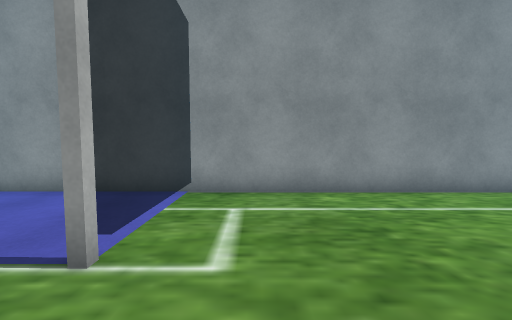
View 1 (above)

23 first-person views from a walk through a Unity game level. The camera is 1.3 m above the floor, tilts 4° down and sees 90° across. The floor is counted in squares, 1 m on a side. Each view is taken from the middle of a square. On the plan, view 1 faces up. The plan holds only what a view shows up to about 13 squares ahead; the rest is blank. The player is left out. Some surface patterns are stand-ins.

View 2
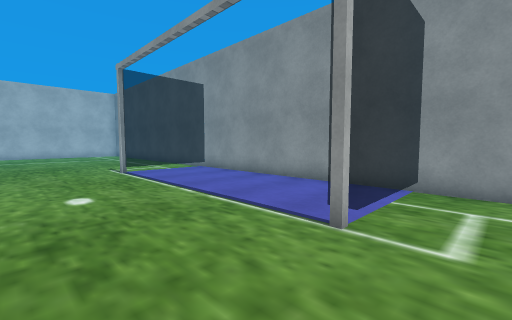

View 3
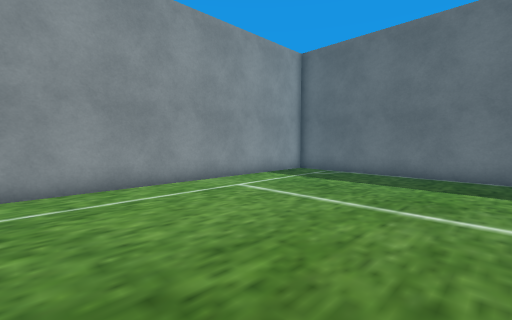

View 4
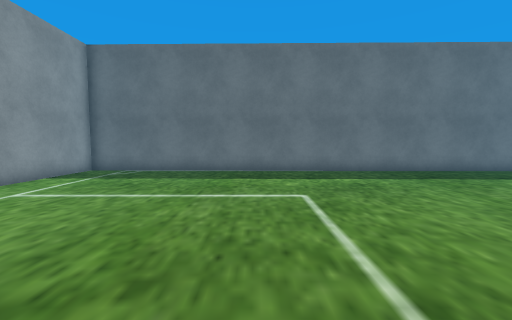

View 5
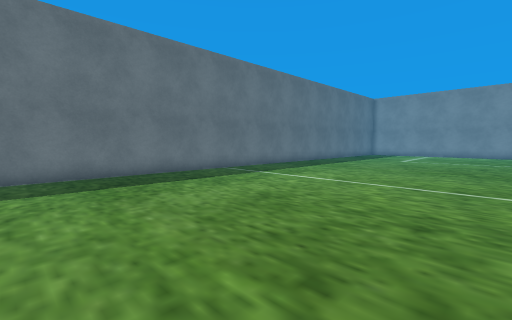

View 6
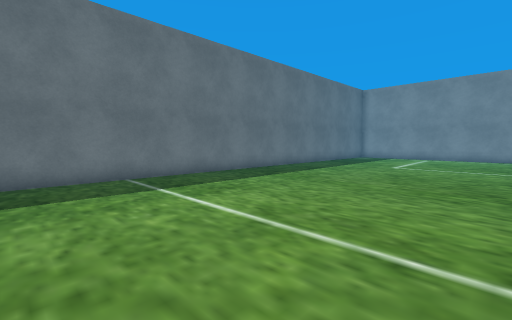

View 7
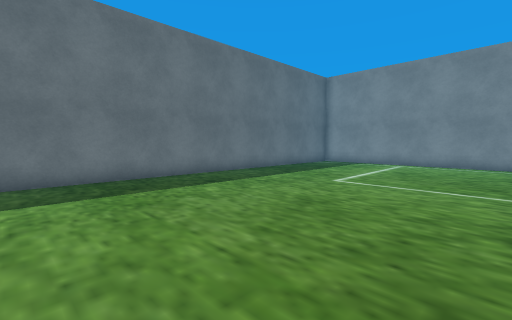

View 8
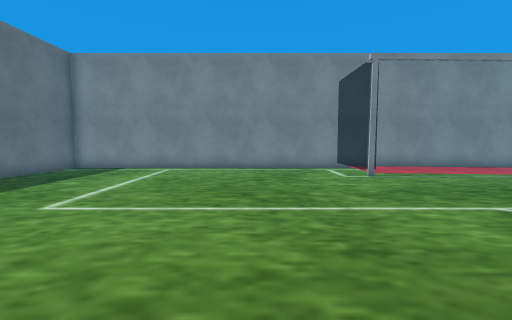

View 9
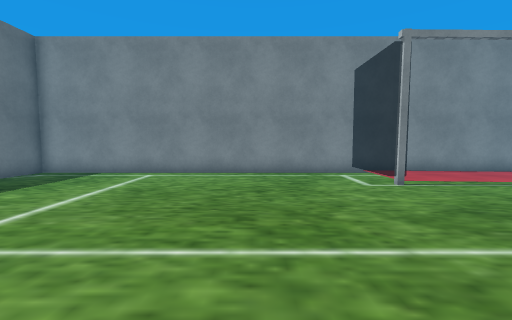

View 10
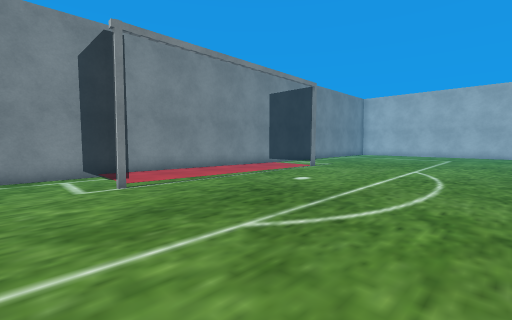

View 11
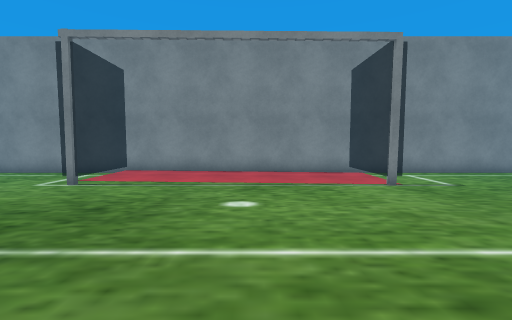

View 12
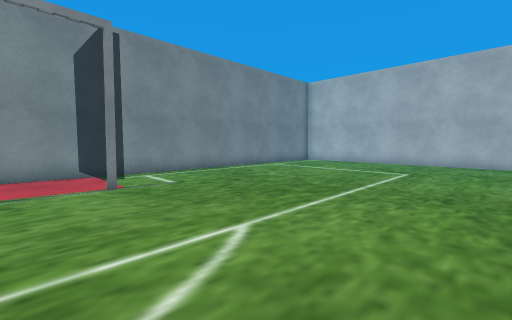

View 13
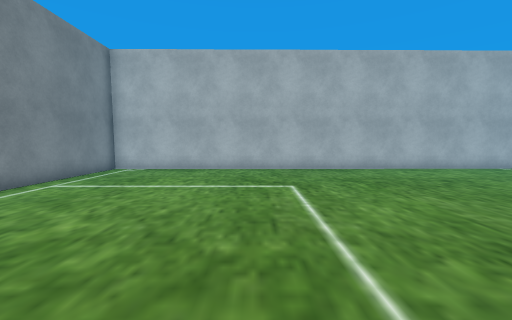

View 14
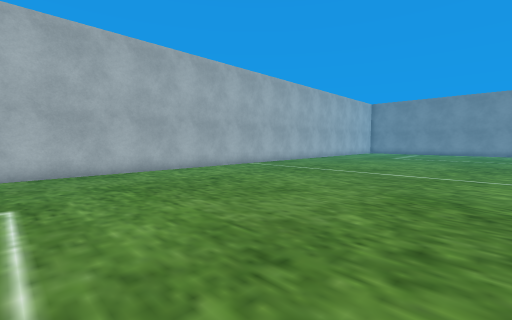

View 15
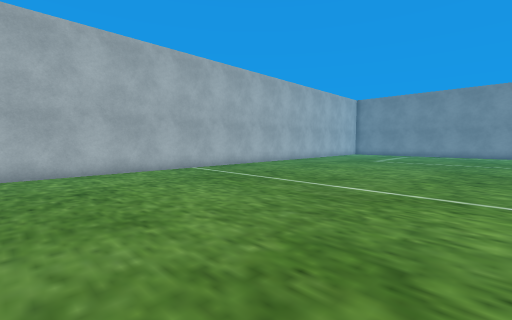

View 16
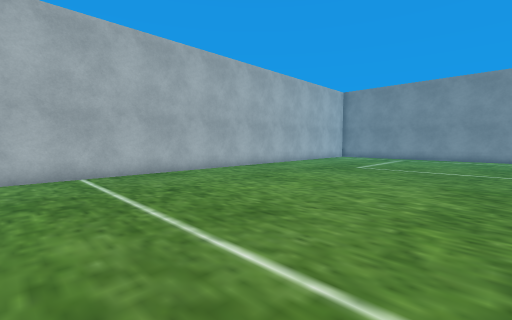

View 17
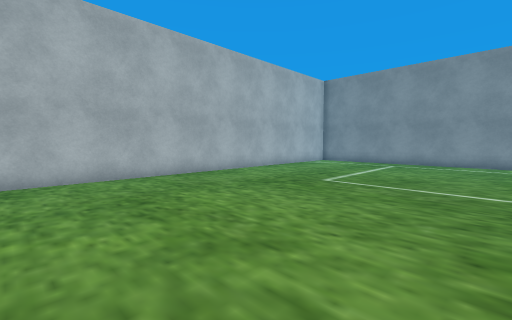

View 18
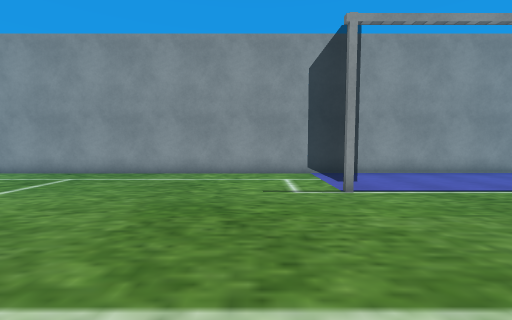

View 19
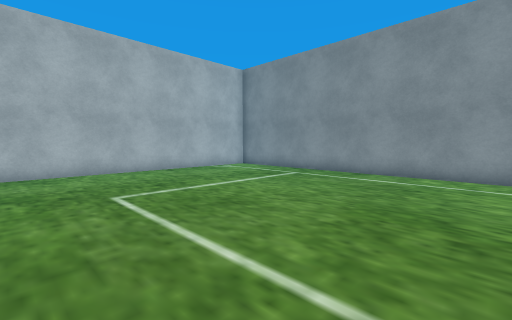

View 20
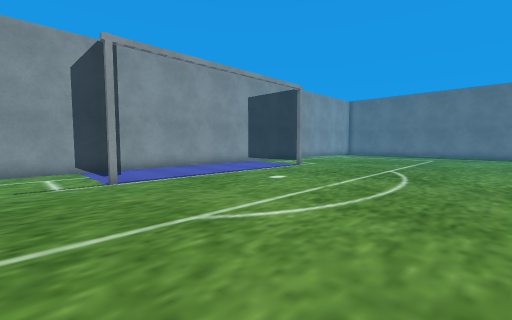

View 21
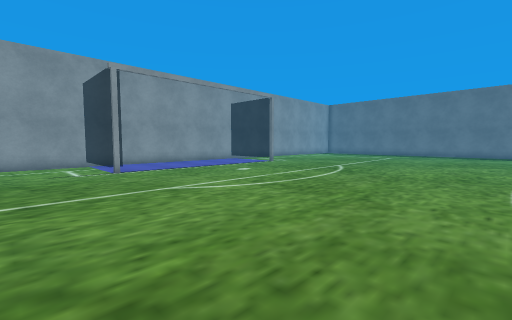

View 22
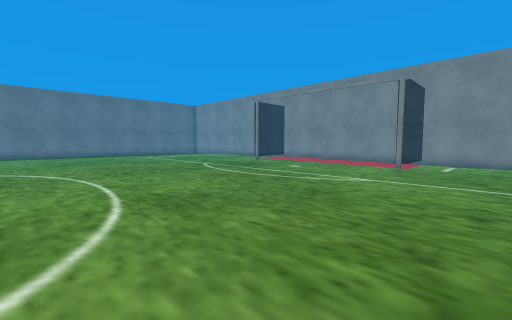

View 23
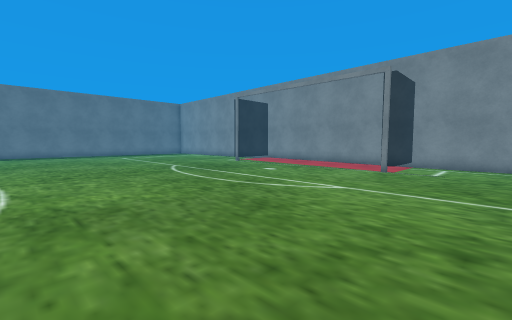

### Floor plan
Key: @ floor where view 1 was taken; # wall or solid block; . floor; = window, fence, low wall or low ledge.
Columns run from 26 left of view 1 to 13 right of it. Each row starts with its distance up from view 1.
  7  #######################=###############
  6   ............==........=..............#
  5    ...........==........=..............#
  4   ............==........=..............#
  3 #.............==........=..............#
  2 #......................................#
  1 #.......................... ...........#
  0 #.........................@  ..........#
 -1 #......................................#
 -2 #..........................  ..........#
 -3 #........................... ..........#
 -4 #......................................#
 -5 #......................................#
 -6 #......................................#
 -7 #......................................#
 -8 #......................................#
 -9 #......................................#
-10 #............               ...........#
-11 #............               ...........#
-12 #............               ...........#
-13 #............               ...........#
-14 #............               ...........#
-15 #.....................................##
-16 #.....................................#
-17 #.....................................#
-18 #.....................................#
-19 #.....................................#
-20 #.....................................#
-21 #.....................................#
-22 #.....................................#
-23 #.....................................#
-24 ##....................................#
-25  #....................................#
-26  #....................................
-27  #....................................
-28  #....................................#
-29  #.............=.........=............#
-30  #.............=.........=............#
-31  #.............=.........=............#
-32  ######################################

Where each view was taken, in squares from view 1:
view 1: 0 up, 0 right, facing up
view 2: 1 down, 0 right, facing up-left
view 3: 1 down, 2 right, facing up-right
view 4: 1 down, 1 right, facing right
view 5: 5 down, 2 right, facing down-right
view 6: 10 down, 3 right, facing down-right
view 7: 16 down, 3 right, facing down-right
view 8: 19 down, 3 right, facing down
view 9: 21 down, 3 right, facing down
view 10: 21 down, 1 right, facing down-left
view 11: 21 down, 7 left, facing down
view 12: 21 down, 9 left, facing down-left
view 13: 25 down, 13 left, facing left
view 14: 24 down, 14 left, facing up-left
view 15: 20 down, 14 left, facing up-left
view 16: 15 down, 15 left, facing up-left
view 17: 10 down, 16 left, facing up-left
view 18: 4 down, 14 left, facing up
view 19: 4 down, 14 left, facing up-left
view 20: 6 down, 14 left, facing up-right
view 21: 9 down, 15 left, facing up-right
view 22: 15 down, 15 left, facing down-right
view 23: 17 down, 15 left, facing down-right
